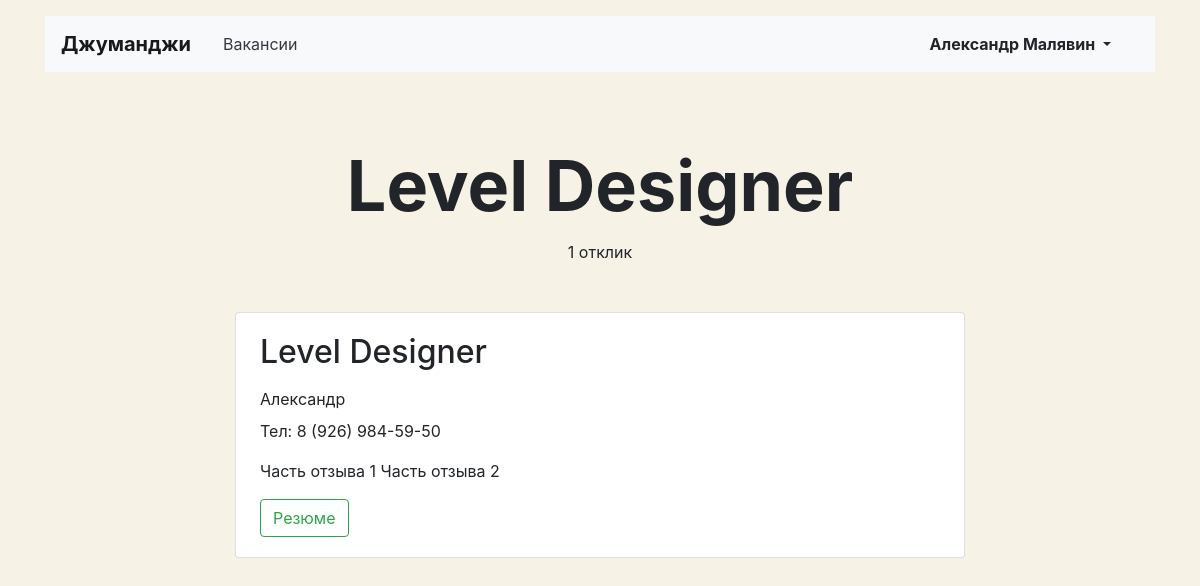
/applications/47/ (signed in), run on the app's committed database.
### main/models.py (models this page shows, shortened)
class Application(models.Model):
    written_username = models.CharField(max_length=120)
    written_phone = PhoneNumberField()
    written_cover_letter = models.TextField()
    vacancy = models.ForeignKey(Vacancy, on_delete=models.CASCADE, related_name='applications')
    user = models.ForeignKey(User, on_delete=models.CASCADE, related_name='applications')

class Vacancy(models.Model):
    title = models.CharField(max_length=120)
    specialty = models.ForeignKey(Specialty, on_delete=models.CASCADE, related_name='vacancies')
    company = models.ForeignKey(Company, on_delete=models.CASCADE, related_name='companies')
    skills = models.TextField()
    description = HTMLField()
    salary_min = models.PositiveIntegerField()
    salary_max = models.PositiveIntegerField()
    published_at = models.DateField(default=date.today)

### main/views/my_vacancy.py (the view)
# urls.py: path('applications/<int:vac_id>/', vacancy.ApplicationsListView.as_view(), name='applications_list'),
class ApplicationsListView(LoginRequiredMixin, TemplateView):
    login_url = '/login/'
    redirect_field_name = 'login'
    template_name = 'main/my_vacancy/application_list.html'
    def get_context_data(self, vac_id):
        context = super().get_context_data()
        context['applications'] = Application.objects.filter(vacancy__id=vac_id)
        return context

### main/templatetags/my_tags.py (called while the page is built)
@register.filter()
def ru_pluralize(number: Union[int, str], args: str = 'тур,тура,туров'):
    nom_sing, gen_sing, gen_plur = args.split(',')
    number = abs(int(number))
    if 10 <= number % 100 <= 20:
        return f'{number} {gen_plur}'
    if number % 10 == 1:
        return f'{number} {nom_sing}'
    if 2 <= number % 10 <= 4:
        return f'{number} {gen_sing}'
    return f'{number} {gen_plur}'

### main/templates/main/my_vacancy/application_list.html (shortened to what this page needs)
{% extends 'main/base/account_base.html' %}
{% load my_tags %}
{% block content %}
 <main class="container mt-3">
    <section>
      <h1 class="h1 text-center mx-auto mt-4 pt-5" style="font-size: 70px;"><strong>{{applications.0.vacancy.title}}</strong></h1>
      <p class="text-center pt-1">{{applications.count|ru_pluralize:'отклик,отклика,откликов'}}</p>
      <div class="row mt-5">
        <div class="col-12 col-lg-8 offset-lg-2 m-auto">
          {% for application in applications %}
          <div class="card mb-4">
            <div class="card-body px-4">
              <div class="row">
                <div class="col-12 col-md-8 col-lg-9">
                  <h2 class="h2 pb-2">{{application.vacancy.title}}</h2>
                  <p class="mb-2">{{application.written_username}}</p>
                  <p>Тел: {{ application.written_phone}} </p>
                  <p>{{application.written_cover_letter}}</p>
                  {% if application.user.my_resume.id %}
                  <a href="{% url 'resume' application.user.my_resume.id %}" class="btn btn-outline-success">Резюме</a>
                  {% else %}
                  <p>Резюме отсутствует</p>
                  {% endif %}
                  </div>
              </div>
            </div>
          </div>
          {% endfor %}
        </div>
      </div>
    </section>
  </main>
{% endblock %}

### main/templates/main/base/account_base.html (shortened to what this page needs)
<!DOCTYPE html>
<html lang="ru">
<head>
  <link rel="stylesheet" href="https://stackpath.bootstrapcdn.com/bootstrap/4.3.1/css/bootstrap.min.css">
</head>
<body>
  <header class="container mt-3">
    <nav class="navbar navbar-expand-lg navbar-light bg-light">
      <a class="navbar-brand mr-4 font-weight-bold" href="{% url 'main' %}">Джуманджи</a>
      <div class="collapse navbar-collapse justify-content-between" id="navbarNav">
        <ul class="navbar-nav col-10">
          <li class="nav-item">
            <a class="nav-link text-dark " href="{% url 'vacancies' %}">Вакансии</a>
          </li>
        </ul>
        <ul class="navbar-nav col-2 justify-content-end">
          <li class="nav-item active">
            <div class="btn-group">
              <button type="button" class="btn dropdown-toggle font-weight-bold" data-toggle="dropdown" aria-haspopup="true" aria-expanded="false">
                  {{user.first_name}} {{user.last_name}}
              </button>
            </div>
          </li>
        </ul>
      </div>
    </nav>
  </header>
{% block content %}
{% endblock %}
</body>
</html>

### main/templates/main/base/account_base.html (style rules this page uses)
body { background-color: #F6F2E6; }

### data on the page
Application: vacancy.title "Level Designer", vacancy "Level Designer", written_username "Александр", written_phone "8 (926) 984-59-50", written_cover_letter "Часть отзыва 1 Часть отзыва 2", shows "Резюме"

### other printed values
{{ user.first_name }} "Александр"
{{ user.last_name }} "Малявин"
{{ applications.count|ru_pluralize:'отклик,отклика,откликов' }} "1 отклик"
